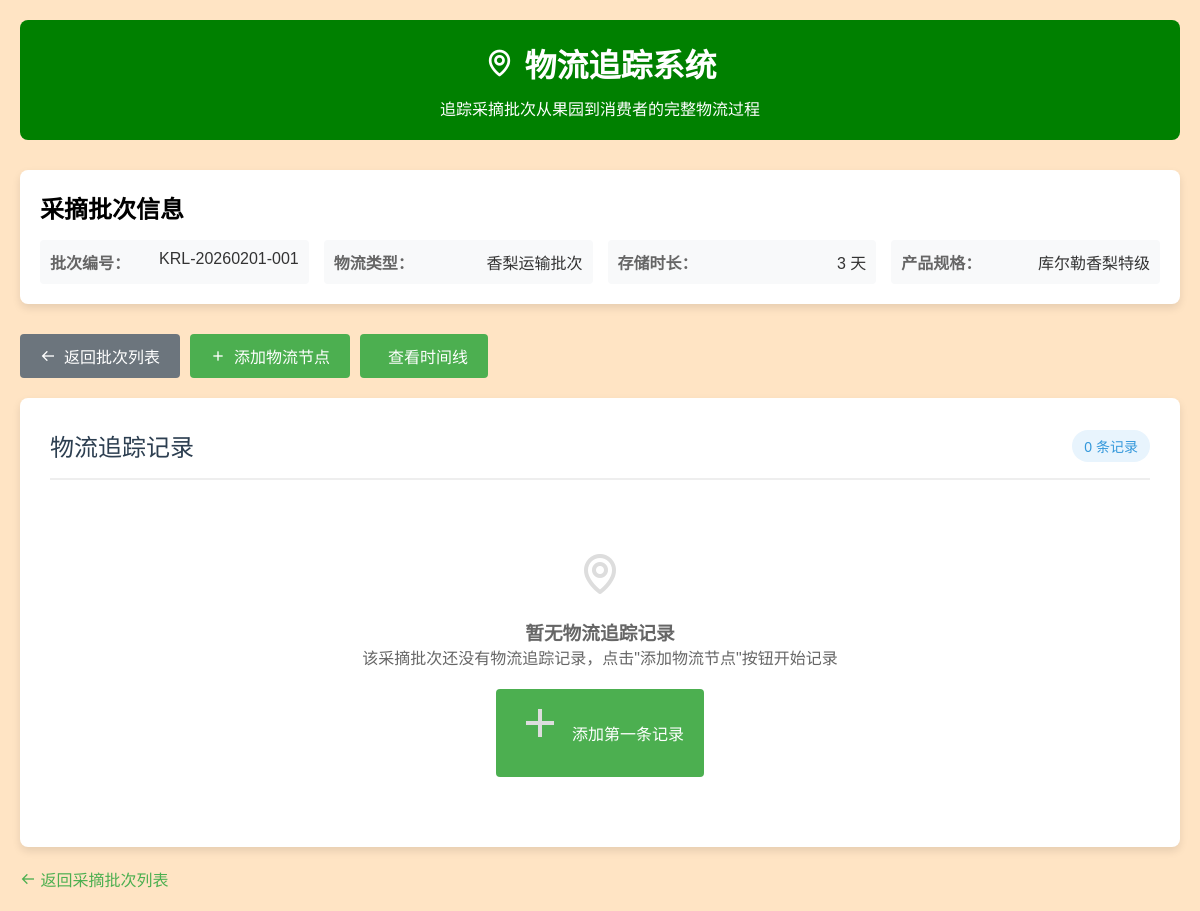
Page /show_logistics_tracking/KRL-20260201-001/ on the committed database.
### homepage/models.py (models this page shows)
class Livestock(models.Model):
    user=models.ForeignKey(User, on_delete=models.CASCADE, default=1)
    Tag_number = models.CharField(max_length=20, primary_key=True, verbose_name="追踪编号")
    Animal_type= models.CharField(max_length=20, verbose_name="物流类型")
    Age= models.IntegerField(verbose_name="存储时长(天)")
    Breed= models.CharField(max_length=20, verbose_name="产品规格")
    class Meta:
        db_table = "Livestock"
        verbose_name = "物流追踪记录"
        verbose_name_plural = "物流追踪记录"

### homepage/views.py (the view)
# urls.py: path('show_logistics_tracking/<str:Tag_number>/', show_logistics_tracking, name='show-logistics-tracking'),
def show_logistics_tracking(request, Tag_number):
    livestock = get_object_or_404(Livestock, Tag_number=Tag_number)
    tracking_records = LogisticsTracking.objects.filter(livestock=livestock).order_by('-timestamp')
    return render(request, 'homepage/show_logistics_tracking.html', {
        'livestock': livestock,
        'tracking_records': tracking_records,
        'record_count': tracking_records.count()
    })

### homepage/templates/homepage/show_logistics_tracking.html (shortened to what this page needs)
<!DOCTYPE html>
<html lang="zh-CN">
<head>
    <link rel="stylesheet" href="https://unpkg.com/boxicons@2.1.4/css/boxicons.min.css">
</head>
<body>
    <div class="container">
        <div class="header">
            <h1><i class="bx bx-map"></i> 物流追踪系统</h1>
            <p>追踪采摘批次从果园到消费者的完整物流过程</p>
        </div>
        <div class="batch-info">
            <h2>采摘批次信息</h2>
            <div class="info-grid">
                <div class="info-item">
                    <span class="info-label">批次编号：</span>
                    <span class="info-value">{{ livestock.Tag_number }}</span>
                </div>
                <div class="info-item">
                    <span class="info-label">物流类型：</span>
                    <span class="info-value">{{ livestock.Animal_type }}</span>
                </div>
                <div class="info-item">
                    <span class="info-label">存储时长：</span>
                    <span class="info-value">{{ livestock.Age }} 天</span>
                </div>
                <div class="info-item">
                    <span class="info-label">产品规格：</span>
                    <span class="info-value">{{ livestock.Breed }}</span>
                </div>
            </div>
        </div>
        <div class="action-buttons">
            <a href="{% url 'homepage:show-livestock' %}" class="btn btn-secondary">
                <i class="bx bx-arrow-back"></i> 返回批次列表
            </a>
            <a href="{% url 'homepage:add-logistics-tracking' livestock.Tag_number %}" class="btn">
                <i class="bx bx-plus"></i> 添加物流节点
            </a>
            <a href="{% url 'homepage:logistics-timeline' livestock.Tag_number %}" class="btn">
                 查看时间线
            </a>
        </div>
        <div class="timeline">
            <div class="timeline-header">
                <div class="timeline-title">物流追踪记录</div>
                <div class="record-count">{{ record_count }} 条记录</div>
            </div>
            {% if tracking_records %}
                <div class="timeline-items">
                    {% for record in tracking_records %}
                    <div class="timeline-item">
                        <div class="item-header">
                            <div class="item-time">{{ record.timestamp|date:"Y-m-d H:i" }}</div>
                            <div class="item-status">{{ record.get_status_display }}</div>
                        </div>
                        <div class="item-location">
                            <i class="bx bx-map-pin"></i> {{ record.location }}
                            <span style="font-size: 14px; color: #666; margin-left: 10px;">
                                ({{ record.get_location_type_display }})
                            </span>
                        </div>
                        {% if record.operation_notes %}
                        <div style="margin: 10px 0; padding: 10px; background: white; border-radius: 4px;">
                            {{ record.operation_notes }}
                        </div>
                        {% endif %}
                        <div class="item-details">
                            {% if record.temperature %}
                            <div class="detail-item">
                                <span>温度：</span>
                                <span>{{ record.temperature }}℃</span>
                            </div>
                            {% endif %}
                            {% if record.humidity %}
                            <div class="detail-item">
                                <span>湿度：</span>
                                <span>{{ record.humidity }}%</span>
                            </div>
                            {% endif %}
                            <div class="detail-item">
                                <span>操作员：</span>
                                <span>{{ record.operator.username|default:"系统" }}</span>
                            </div>
                        </div>
                    </div>
                    {% endfor %}
                </div>
            {% else %}
                <div class="empty-state">
                    <i class="bx bx-map"></i>
                    <h3>暂无物流追踪记录</h3>
                    <p>该采摘批次还没有物流追踪记录，点击"添加物流节点"按钮开始记录</p>
                    <a href="{% url 'homepage:add-logistics-tracking' livestock.Tag_number %}" class="btn" style="margin-top: 20px;">
                        <i class="bx bx-plus"></i> 添加第一条记录
                    </a>
                </div>
            {% endif %}
        </div>
        <a href="{% url 'homepage:show-livestock' %}" class="back-link">
            <i class="bx bx-arrow-back"></i> 返回采摘批次列表
        </a>
    </div>
</body>
</html>

### homepage/templates/homepage/show_logistics_tracking.html (style rules this page uses)
* { margin: 0; padding: 0; box-sizing: border-box; font-family: Arial, sans-serif; }
body { background: bisque; min-height: 100vh; padding: 20px; }
.container { max-width: 1200px; margin: 0 auto; }
.header { background-color: green; color: white; padding: 20px; border-radius: 8px; margin-bottom: 30px; text-align: center; }
.header h1 { margin-bottom: 10px; }
.batch-info { background: white; border-radius: 8px; padding: 20px; margin-bottom: 30px; box-shadow: 0 4px 8px rgba(0, 0, 0, 0.1); }
.info-grid { display: grid; grid-template-columns: repeat(auto-fit, minmax(250px, 1fr)); gap: 15px; margin-top: 15px; }
.info-item { display: flex; justify-content: space-between; padding: 10px; background: #f8f9fa; border-radius: 4px; }
.info-label { font-weight: bold; color: #666; }
.info-value { color: #333; }
.action-buttons { display: flex; gap: 10px; margin-bottom: 20px; flex-wrap: wrap; }
.btn { padding: 10px 20px; background-color: #4CAF50; color: white; text-decoration: none; border-radius: 4px; border: none; cursor: pointer; font-size: 16px; display: inline-flex; align-items: center; gap: 8px; }
.btn-secondary { background-color: #6c757d; }
.timeline { background: white; border-radius: 8px; padding: 30px; box-shadow: 0 4px 8px rgba(0, 0, 0, 0.1); }
.timeline-header { display: flex; justify-content: space-between; align-items: center; margin-bottom: 30px; padding-bottom: 15px; border-bottom: 2px solid #eee; }
.timeline-title { font-size: 24px; color: #2c3e50; }
.record-count { background: #e8f4fd; color: #3498db; padding: 6px 12px; border-radius: 20px; font-size: 14px; }
.empty-state { text-align: center; padding: 40px; color: #666; }
.empty-state i { font-size: 48px; margin-bottom: 20px; color: #ddd; }
.back-link { display: inline-block; margin-top: 20px; color: #4CAF50; text-decoration: none; }

### rows in the picture
Livestock: Tag_number "KRL-20260201-001", Animal_type "香梨运输批次", Age "3", Breed "库尔勒香梨特级"

### other values in the picture
{{ record_count }} "0"
